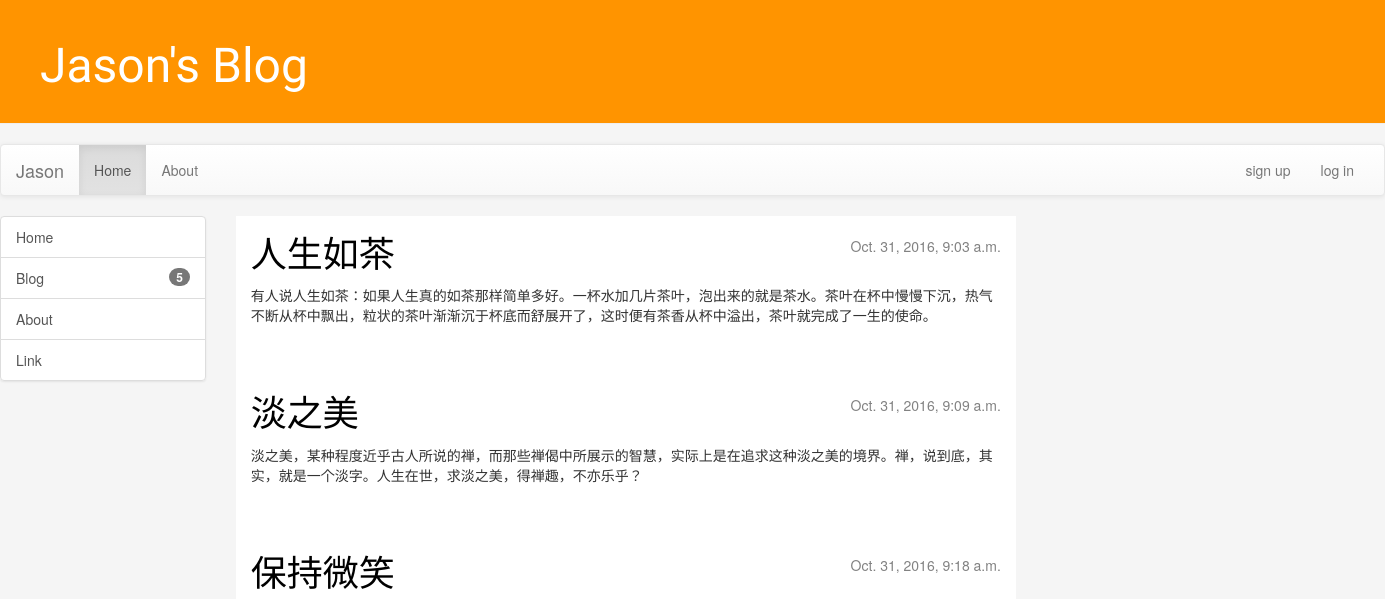
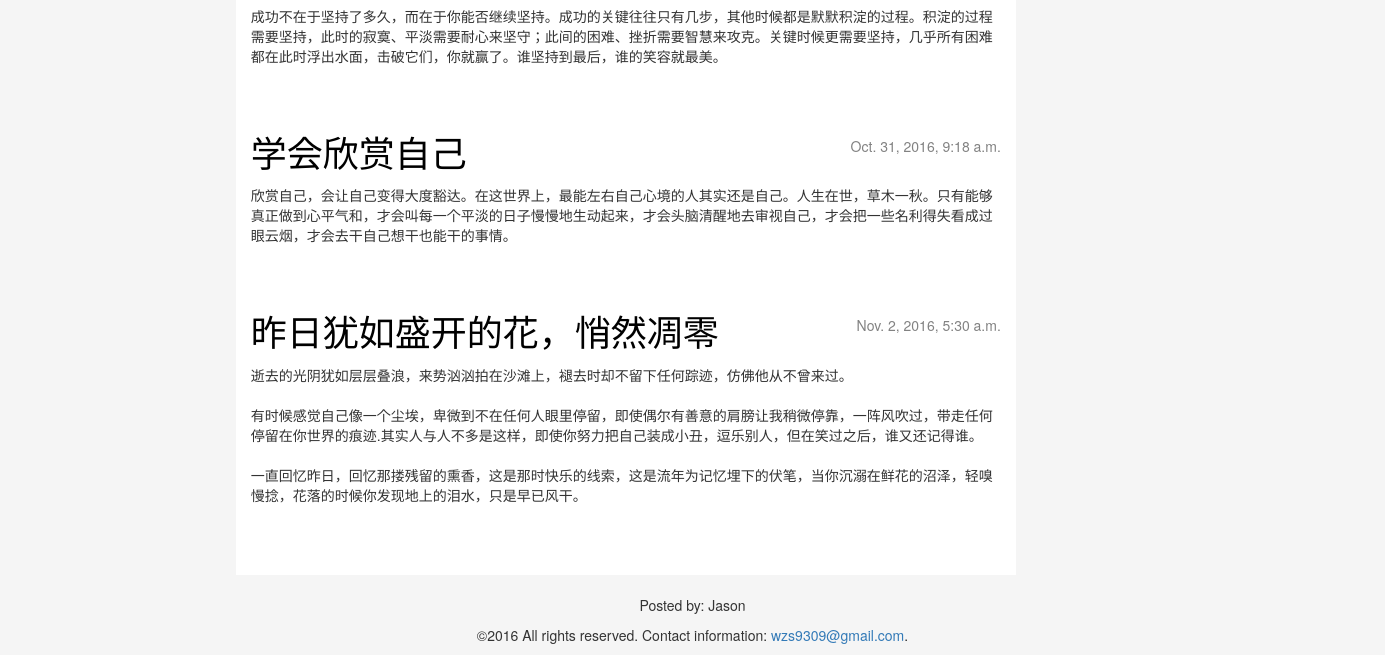
Before: / with the older database file (2 pictures, top to bottom).
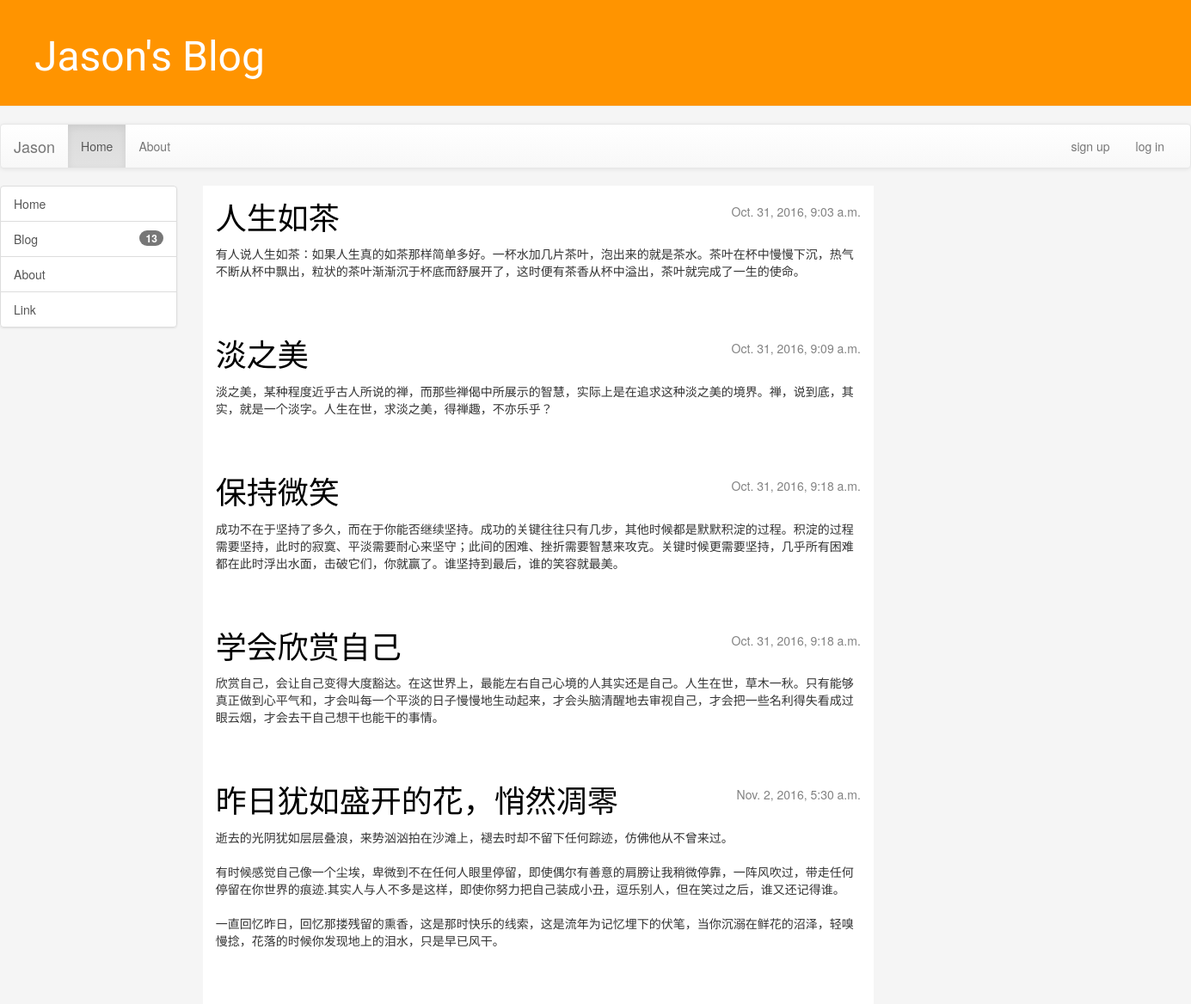
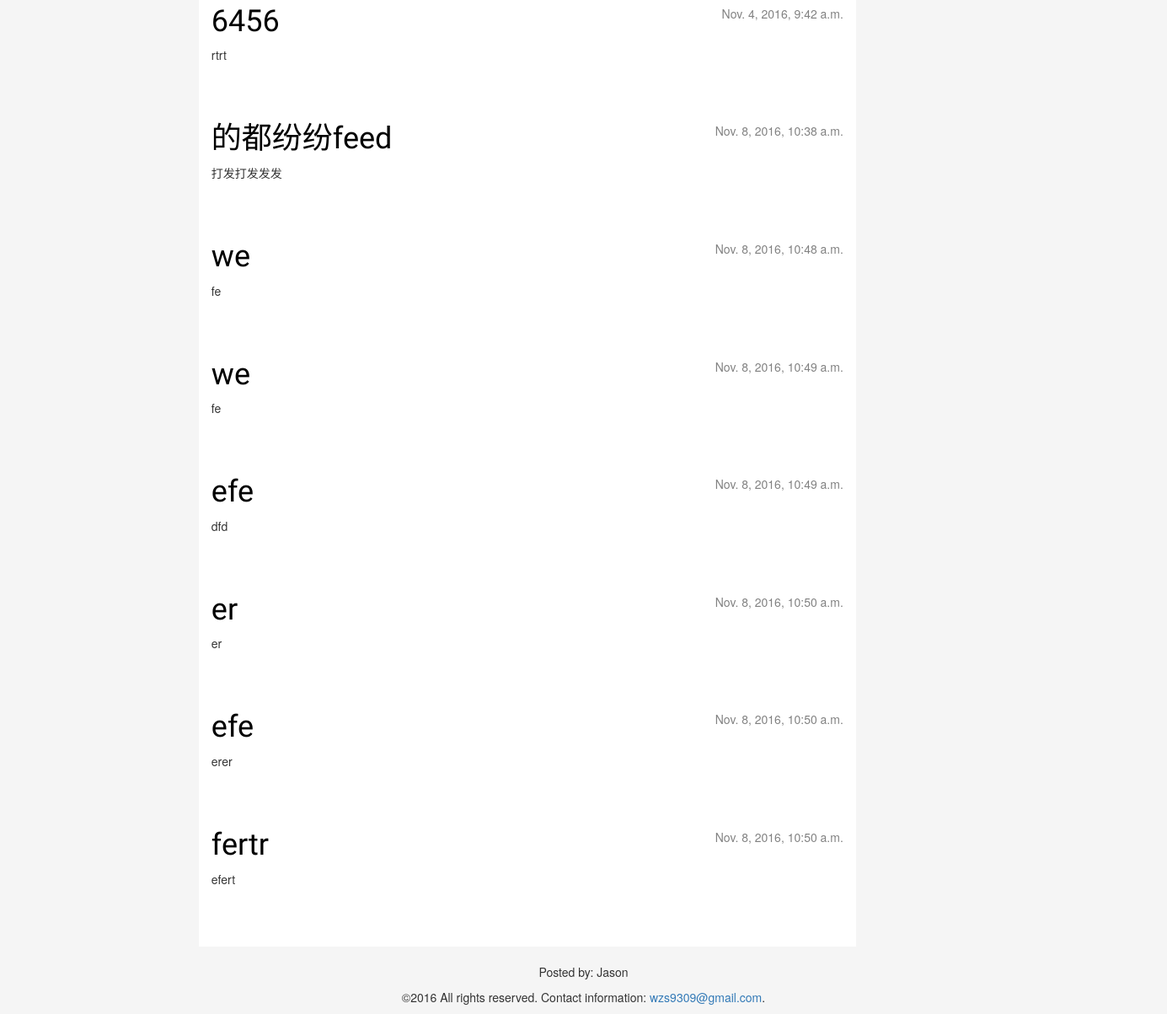
After: the same page with the newer database file (2 pictures, top to bottom).
### blog/models.py (models this page shows, shortened)
class Post(models.Model):
    author = models.ForeignKey('auth.User')
    title = models.CharField(max_length=200)
    text = models.TextField()
    created_date = models.DateTimeField(
            default=timezone.now)
    published_date = models.DateTimeField(
            blank=True, null=True)

### blog/views.py (the view)
# urls.py: url(r'^$', views.post_list, name='post_list'),
def post_list(request):
    posts = Post.objects.filter(published_date__lte=timezone.now()).order_by('published_date')
    return render(request,'blog/post_list.html',{'posts': posts})

### blog/templates/blog/post_list.html
{% extends 'blog/base.html' %}
    {% block menu %}
                <div class="list-group">
                    <a href="#" class="list-group-item">Home</a>
                    <a href="#" class="list-group-item"><span class="badge">{{ posts.count }}</span>Blog</a>
                    <a href="#" class="list-group-item">About</a>
                    <a href="#" class="list-group-item">Link</a>
                </div>
    {% endblock %}
    {% block content %}
        {% for post in posts %}
            <div class="post" >
                <div class="date">
                    {{ post.published_date }}
                </div>
                <h1><a href="{% url 'post_detail' pk=post.pk %}">{{ post.title }}</a></h1>
                <p>{{ post.text|linebreaksbr }}</p>
            </div>
        {% endfor %}
    {% endblock content %}

Changed rows visible on the page:
added Post: published_date "Nov. 4, 2016, 9:42 a.m.", title "6456", text "rtrt"
added Post: published_date "Nov. 8, 2016, 10:38 a.m.", title "的都纷纷feed", text "打发打发发发"
added Post: published_date "Nov. 8, 2016, 10:48 a.m.", title "we", text "fe"
added Post: published_date "Nov. 8, 2016, 10:49 a.m.", title "we", text "fe"
added Post: published_date "Nov. 8, 2016, 10:49 a.m.", title "efe", text "dfd"
added Post: published_date "Nov. 8, 2016, 10:50 a.m.", title "er", text "er"
added Post: published_date "Nov. 8, 2016, 10:50 a.m.", title "efe", text "erer"
added Post: published_date "Nov. 8, 2016, 10:50 a.m.", title "fertr", text "efert"
Other visible differences:
{{ posts.count }}: "5" → "13"
